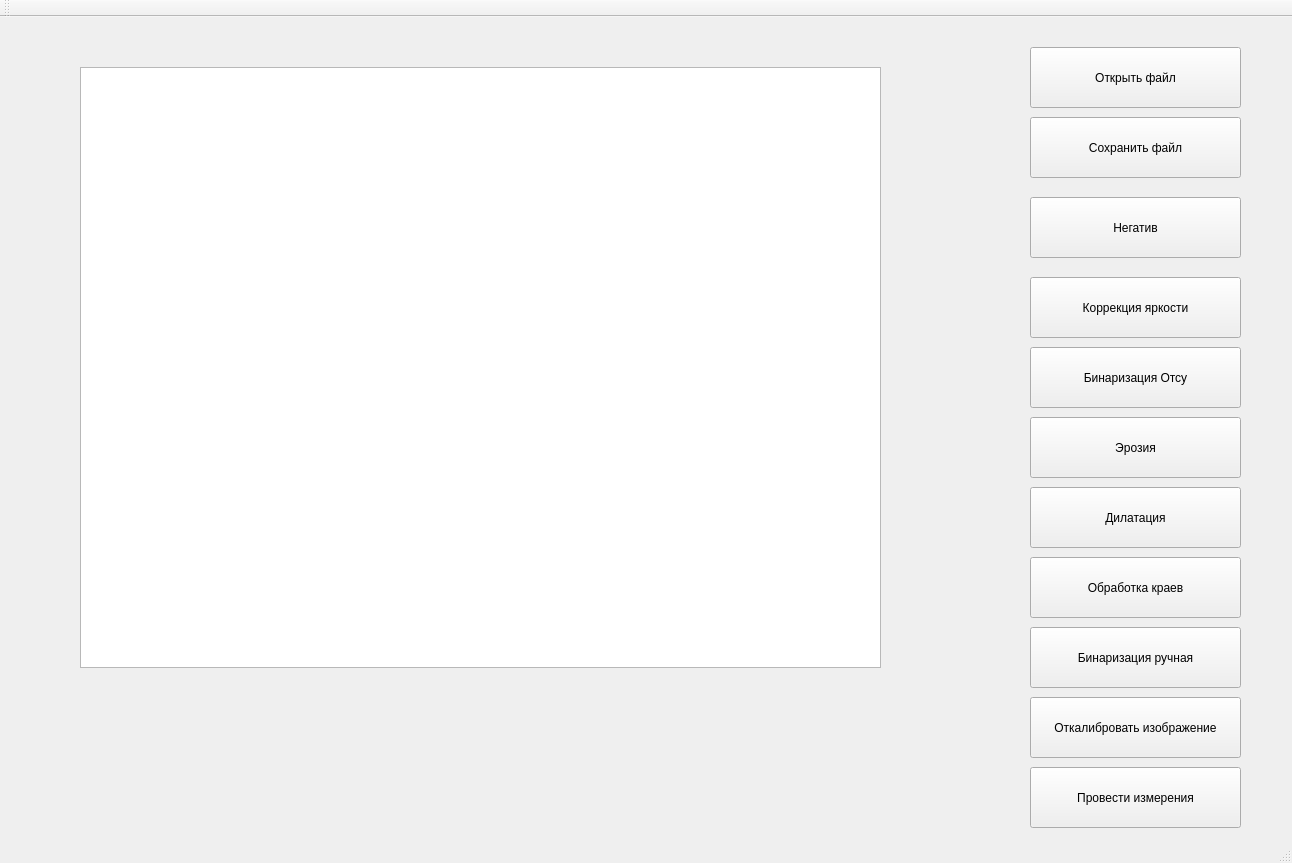
<?xml version="1.0" encoding="UTF-8"?>
<ui version="4.0">
 <class>MainWindow</class>
 <widget class="QMainWindow" name="MainWindow">
  <property name="geometry">
   <rect>
    <x>0</x>
    <y>0</y>
    <width>1292</width>
    <height>863</height>
   </rect>
  </property>
  <property name="windowTitle">
   <string>Колобок</string>
  </property>
  <widget class="QWidget" name="centralWidget">
   <widget class="QGraphicsView" name="graphicsView">
    <property name="geometry">
     <rect>
      <x>80</x>
      <y>50</y>
      <width>801</width>
      <height>601</height>
     </rect>
    </property>
   </widget>
   <widget class="QPushButton" name="pushButton">
    <property name="geometry">
     <rect>
      <x>1030</x>
      <y>330</y>
      <width>211</width>
      <height>61</height>
     </rect>
    </property>
    <property name="text">
     <string>Бинаризация Отсу</string>
    </property>
   </widget>
   <widget class="QPushButton" name="pushButton_2">
    <property name="geometry">
     <rect>
      <x>1030</x>
      <y>400</y>
      <width>211</width>
      <height>61</height>
     </rect>
    </property>
    <property name="text">
     <string>Эрозия</string>
    </property>
   </widget>
   <widget class="QPushButton" name="pushButton_3">
    <property name="geometry">
     <rect>
      <x>1030</x>
      <y>470</y>
      <width>211</width>
      <height>61</height>
     </rect>
    </property>
    <property name="text">
     <string>Дилатация</string>
    </property>
   </widget>
   <widget class="QPushButton" name="pushButton_4">
    <property name="geometry">
     <rect>
      <x>1030</x>
      <y>540</y>
      <width>211</width>
      <height>61</height>
     </rect>
    </property>
    <property name="text">
     <string>Обработка краев</string>
    </property>
   </widget>
   <widget class="QPushButton" name="pushButton_5">
    <property name="geometry">
     <rect>
      <x>1030</x>
      <y>180</y>
      <width>211</width>
      <height>61</height>
     </rect>
    </property>
    <property name="text">
     <string>Негатив</string>
    </property>
   </widget>
   <widget class="QLabel" name="label">
    <property name="enabled">
     <bool>false</bool>
    </property>
    <property name="geometry">
     <rect>
      <x>60</x>
      <y>830</y>
      <width>541</width>
      <height>16</height>
     </rect>
    </property>
    <property name="text">
     <string>TextLabel</string>
    </property>
   </widget>
   <widget class="QPushButton" name="pushButton_6">
    <property name="geometry">
     <rect>
      <x>1030</x>
      <y>30</y>
      <width>211</width>
      <height>61</height>
     </rect>
    </property>
    <property name="text">
     <string>Открыть файл</string>
    </property>
   </widget>
   <widget class="QPushButton" name="pushButton_7">
    <property name="geometry">
     <rect>
      <x>1030</x>
      <y>100</y>
      <width>211</width>
      <height>61</height>
     </rect>
    </property>
    <property name="text">
     <string>Сохранить файл</string>
    </property>
   </widget>
   <widget class="QPushButton" name="pushButton_8">
    <property name="geometry">
     <rect>
      <x>1030</x>
      <y>610</y>
      <width>211</width>
      <height>61</height>
     </rect>
    </property>
    <property name="text">
     <string>Бинаризация ручная</string>
    </property>
   </widget>
   <widget class="QPushButton" name="pushButton_9">
    <property name="geometry">
     <rect>
      <x>1030</x>
      <y>750</y>
      <width>211</width>
      <height>61</height>
     </rect>
    </property>
    <property name="text">
     <string>Провести измерения</string>
    </property>
   </widget>
   <widget class="QPushButton" name="pushButton_10">
    <property name="geometry">
     <rect>
      <x>1030</x>
      <y>260</y>
      <width>211</width>
      <height>61</height>
     </rect>
    </property>
    <property name="text">
     <string>Коррекция яркости</string>
    </property>
   </widget>
   <widget class="QPushButton" name="pushButton_11">
    <property name="geometry">
     <rect>
      <x>1030</x>
      <y>680</y>
      <width>211</width>
      <height>61</height>
     </rect>
    </property>
    <property name="text">
     <string>Откалибровать изображение</string>
    </property>
   </widget>
  </widget>
  <widget class="QMenuBar" name="menuBar">
   <property name="geometry">
    <rect>
     <x>0</x>
     <y>0</y>
     <width>1292</width>
     <height>26</height>
    </rect>
   </property>
  </widget>
  <widget class="QToolBar" name="mainToolBar">
   <attribute name="toolBarArea">
    <enum>TopToolBarArea</enum>
   </attribute>
   <attribute name="toolBarBreak">
    <bool>false</bool>
   </attribute>
  </widget>
  <widget class="QStatusBar" name="statusBar"/>
 </widget>
 <layoutdefault spacing="6" margin="11"/>
 <resources/>
 <connections/>
</ui>
